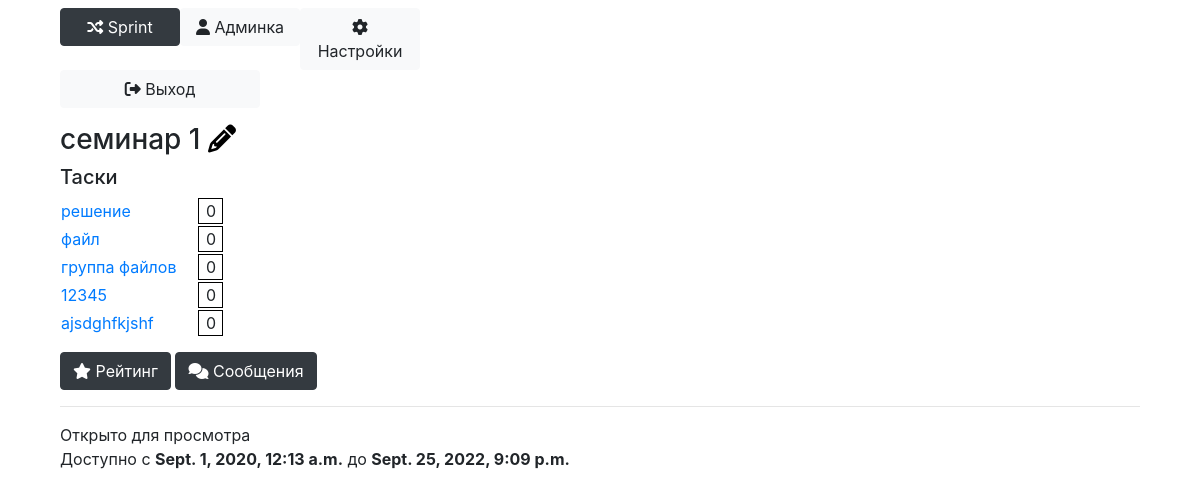
Page /block?id=46 (signed in) on the committed database.
### Main/models.py (models this page shows, shortened)
class Block(models.Model):
    name = models.TextField()
    course = models.ForeignKey(Course, on_delete=models.CASCADE)
    time_start = models.DateTimeField()
    time_end = models.DateTimeField()
    opened = models.BooleanField(default=False)
    show_rating = models.BooleanField(default=True)
    priority = models.IntegerField(default=5)
    cheating_checking = models.BooleanField(default=False)
    @property
    def tasks(self):
        return Task.objects.filter(block=self)

class Task(models.Model):
    name = models.TextField()
    block = models.ForeignKey(Block, on_delete=models.CASCADE)
    legend = models.TextField(default='')
    input = models.TextField(default='')
    output = models.TextField(default='')
    specifications = models.TextField(default='')
    time_limit = models.IntegerField(default=10000)
    weight = models.FloatField(default=1.0)
    max_mark = models.IntegerField(default=10)
    max_solutions_count = models.IntegerField(default=10)
    show_result = models.BooleanField(default=True)
    show_details = models.BooleanField(default=False)
    full_solution = models.BooleanField(default=False)
    mark_formula = models.TextField(default='None')
    priority = models.IntegerField(default=5)

### Main/views.py (the view)
# urls.py: path('block', views.block),
def block(request):
    current_block = Block.objects.get(id=request.GET['id'])
    if not check_permission_block(request.user, current_block):
        return HttpResponseRedirect('/main')
    return render(request, 'block.html', context={'Block': current_block,
                                                  'is_admin': check_admin(request.user),
                                                  'can_edit': check_admin_on_course(request.user, current_block.course),
                                                  'user': request.user})

### Main/context_processors.py (called while the page is built)
def attributes(request):
	return {
		'current_page': 'settings' if '/settings' == request.path else 'admin' if '/admin/' in request.path else 'main',
		'is_admin': check_admin(request.user)
	}

### Main/main.py (called while the page is built)
def check_login(user):
    return user.is_authenticated

def check_admin(user):
    if check_teacher(user):
        return True
    if not check_login(user):
        return False
    return len(Subscribe.objects.filter(user=user, is_assistant=True)) > 0

def check_teacher(user):
    return user.is_staff and check_login(user)

def courses_available(user):
    if user.is_superuser:
        return Course.objects.all()
    else:
        return [s.course for s in Subscribe.objects.filter(user=user)]

def blocks_available(user):
    courses = courses_available(user)
    blocks = {}
    is_admin = check_admin(user)
    for course in courses:
        if is_admin:
            blocks[course] = Block.objects.filter(
                course=course
            )
        else:
            blocks[course] = Block.objects.filter(
                opened=True,
                time_start__lte=timezone.now(),
                course=course
            )
    return blocks

def check_permission_block(user, block):
    blocks = blocks_available(user)
    for course in blocks.keys():
        if block in blocks[course]:
            return True
    return False

def check_admin_on_course(user, course):
    if user.is_superuser:
        return True
    try:
        s = Subscribe.objects.get(user=user, course=course)
    except ObjectDoesNotExist:
        return False
    return s.is_assistant or user.is_staff

### Main/templatetags/filters.py (called while the page is built)
@register.filter('mark_for_task')
def mark_for_task(task, user):
    try:
        return round(list(Solution.objects.filter(task=task, user=user, mark__isnull=False))[-1].mark * 10 / task.max_mark)
    except IndexError:
        return 0

@register.filter('marked')
def marked(mark):
    return mark != -1

@register.filter('mark_color')
def mark_color(mark):
    mark = round(mark)
    if mark > 7:
        return '#00FF00'
    elif mark > 5:
        return '#FFFF00'
    elif mark > 3:
        return '#FAD7A0'
    elif mark > 0:
        return '#F1948A'
    else:
        return '#FFFFFF'

### templates/block.html (shortened to what this page needs)
{% extends 'base.html' %}
{% load filters %}
{% block content %}
    <h3>{{ Block.name }} {% if can_edit %}<a style="color: black;" href="/admin/block?id={{ Block.id }}"><i class="fa fa-pencil"></i></a> {% endif %}</h3>
    <h5>Таски</h5>
    <table>
        {% for task in Block.tasks %}
            <tr>
                <td>
                    <a href="/task?id={{ task.id }}">{{ task.name }}</a>
                </td>
                <td>
                    {% with mark=task|mark_for_task:user %}
                        {% if mark|marked %}
                            <div style="margin-left: 20px; border: 1px solid black; background: {{ mark|mark_color }}; width: 25px; text-align: center;">
                                {{ mark }}
                            </div>
                        {% endif %}
                    {% endwith %}
                </td>
            </tr>
        {% endfor %}
    </table>
    {% if Block.show_rating %}
    <a href="/rating?block_id={{ Block.id }}" class="btn btn-dark" style="margin-top: 15px;"><i class="fa fa-star"></i> Рейтинг</a>
    {% endif %}
    <a href="/messages?block_id={{ Block.id }}" class="btn btn-dark" style="margin-top: 15px;"><i class="fa fa-comments"></i> Сообщения</a>
    <hr>
    {% if Block.opened %}
        Открыто для просмотра
    {% else %}
        Закрыто для просмотра
    {% endif %}
    <br>Доступно с <b>{{ Block.time_start }}</b> до <b>{{ Block.time_end }}</b>
{% endblock %}

### rows in the picture
Block: name "семинар 1", time_start "Sept. 1, 2020, 12:13 a.m.", time_end "Sept. 25, 2022, 9:09 p.m."
Task: name "решение", show_details "0"
Task: name "файл", mark "0"
Task: name "группа файлов", show_details "0"
Task: name "12345", full_solution "0"
Task: name "ajsdghfkjshf", full_solution "0"
